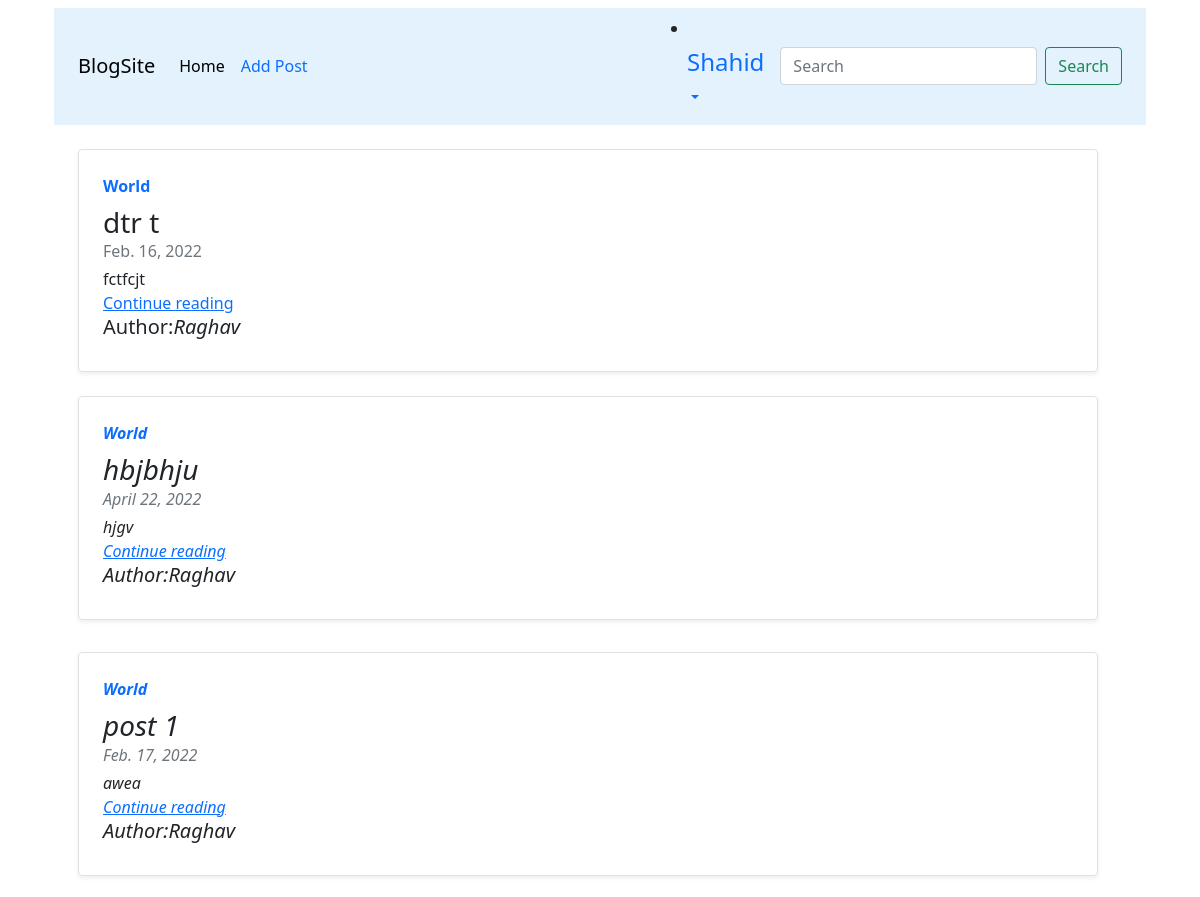
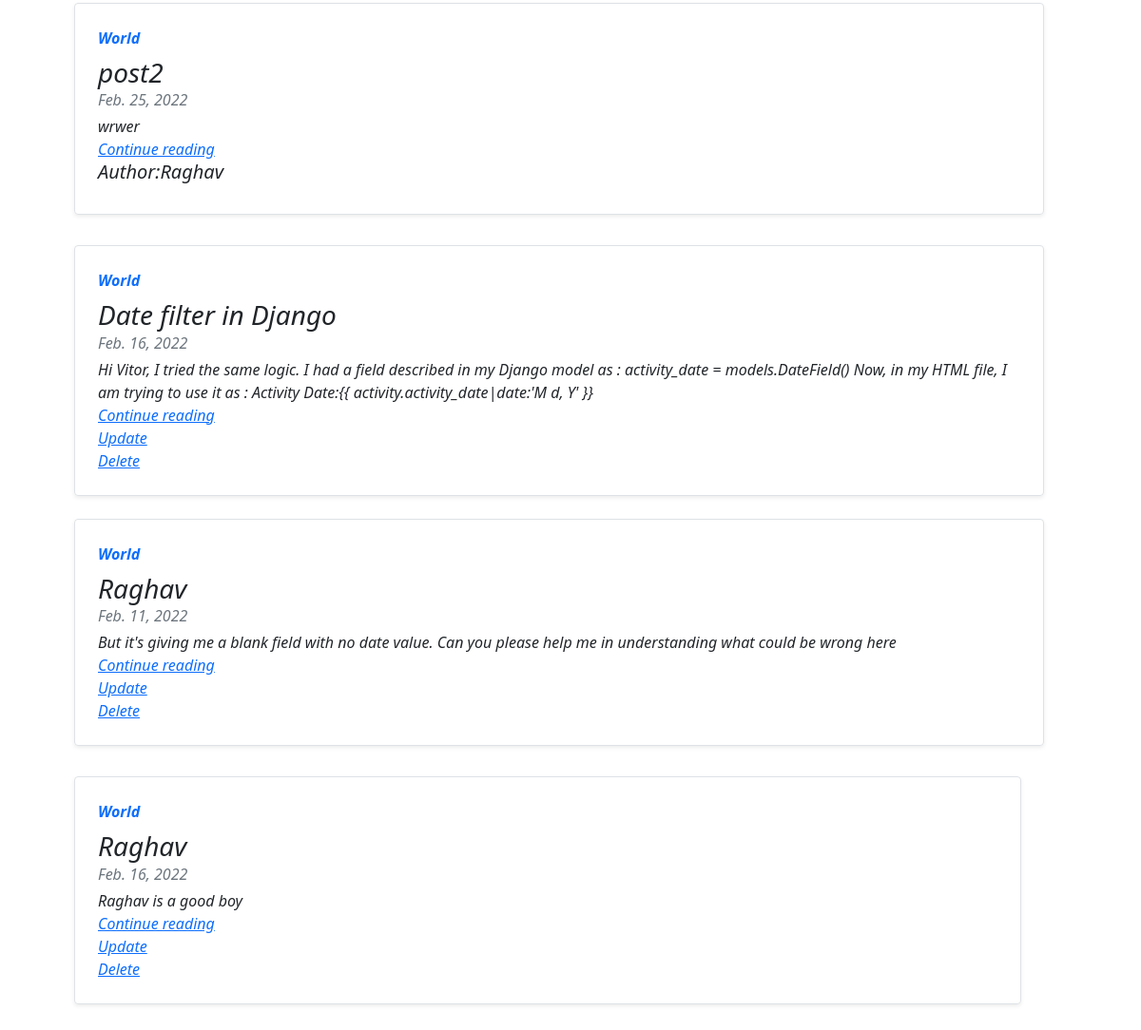
The app's page / (signed in) with its own data (2 pictures, top to bottom).
### home/models.py (models this page shows, shortened)
class User(AbstractBaseUser,PermissionsMixin):
    username=None
    email=models.EmailField(db_index=True,unique=True,max_length=254)
    first_name=models.CharField(max_length=50)
    last_name=models.CharField(max_length=50)
    mobile=models.CharField(max_length=50)
    address=models.CharField(max_length=50)
    date_joined=models.DateTimeField(default=now)
    is_staff=models.BooleanField(default=False)#must need,otherwise you will not able to login
    is_active=models.BooleanField(default=False)#must need,otherwise you will not able to login
    is_superuser=models.BooleanField(default=False)#This is inherited Permissions
    objects=CustomUserManager()
    USERNAME_FIELD='email'
    REQUIRED_FIELD = []
    class Meta:
        verbose_name='user'
        verbose_name_plural='users'

class Blog(models.Model):
    author=models.ForeignKey(User,null=True,on_delete=models.CASCADE)
    post_id=models.AutoField(primary_key=True)
    slug=models.CharField(max_length=130,blank=True)
    title=models.CharField(max_length=100,null=True)
    description=models.TextField(null=True)
    thumbnail=models.ImageField(default="userprofile.png",upload_to='static',null=True)
    date_created=models.DateField(auto_now=True,null=True)
    viewers = models.TextField(default="", null=True, blank=True)
    numViews = models.IntegerField(default=0)

### home/views.py (the view)
# urls.py: 2. Add a URL to urlpatterns:  path('', views.home, name='home')
def home(request):
    blog=Blog.objects.all()
    context={'blog':blog}
    return render(request,'blog.html',context)

### home/templates/blog.html (shortened to what this page needs)
{% extends 'base.html' %}
{% load static %}
{% block content %}
    <nav class="navbar navbar-expand-lg"
         class="navbar navbar-light"
         style="background-color: #e3f2fd;">
        <div class="container-fluid">
            <a class="navbar-brand" href="{% url 'home' %}">BlogSite</a>
            <div class="collapse navbar-collapse" id="navbarSupportedContent">
                <ul class="navbar-nav me-auto mb-2 mb-lg-0">
                    <li class="nav-item">
                        <a class="nav-link active" aria-current="page" href="{% url 'home' %}">Home</a>
                    </li>
                    {% if request.user.is_authenticated %}
                    <li class="nav-item">
                      <a class="nav-link" href="{% url 'addpost' %}">Add Post</a>
                  </li>
                    {% endif %}
                </ul>
                {% if request.user.is_authenticated %}
                    <li class="nav-item dropdown">
                        <a class="nav-link dropdown-toggle"
                           href="#"
                           id="navbarDropdown"
                           role="button"
                           data-bs-toggle="dropdown"
                           aria-expanded="false">
                            <h4>{{ request.user.first_name }}</h4>
                        </a>
                            {% endif %}
                </li>
                <form class="d-flex" method="GET" action="{% url 'search' %}">
                    <input class="form-control me-2"
                            name="query"
                            id="query"
                           type="search"
                           placeholder="Search"
                           aria-label="Search">
                    <button class="btn btn-outline-success" type="submit">Search</button>
                </form>
            </div>
        </div>
    </nav>
    <div class="container mt-4">
        <div class="row mb-2">
            {% for blog in blog %}
                <div class="row mb-2">
                    <div class="col md-6">
                        <div class="row g-0 border rounded overflow-hidden flex-md-row mb-4 shadow-sm h-md-250 position-relative">
                            <div class="col p-4 d-flex flex-column position-static">
                                <strong class="d-inline-block mb-2 text-primary">World</strong>
                                <h3 class="mb-0">{{ blog.title }}</h3>
                                <div class="mb-1 text-muted">{{ blog.date_created }}</div>
                                <p class="card-text mb-auto">
                                    {{ blog.description }}
                                </p>
                                <a href="{% url 'blog' blog.slug %}" >Continue reading</a>
                                {% if request.user == blog.author %}
                                <a href="{% url 'update_post' blog.post_id %}">Update</a>
                                <a  href="{% url 'delete_post' blog.post_id %}" >Delete</a>
                                {% else %}
                                <h5>Author:<i>{{blog.author.first_name}}<i></h5>
                                {% endif %}
                            </div>
                        </div>
                        {% if forloop.counter|divisibleby:2 %}
                        </div>
                      </div>
                    </div>
                    {% endif %}
            {% endfor %}
        </div>
    </div>
{% endblock content %}

### records on screen
User: user.first_name "Shahid"
Blog: title "dtr t", date_created "Feb. 16, 2022", description "fctfcjt", author.first_name "Raghav"
Blog: title "hbjbhju", date_created "April 22, 2022", description "hjgv", author.first_name "Raghav"
Blog: title "post 1", date_created "Feb. 17, 2022", description "awea", author.first_name "Raghav"
Blog: title "post2", date_created "Feb. 25, 2022", description "wrwer", author.first_name "Raghav"
Blog: title "Date filter in Django", date_created "Feb. 16, 2022", description "Hi Vitor, I tried the same logic. I had a field described in my Django model as : activity_date = models.DateField() Now, in my HTML file, I am trying to use it as : Activity Date:{{ activity.activity_date|date:'M d, Y' }}", shows "Update"
Blog: title "Raghav", date_created "Feb. 11, 2022", description "But it's giving me a blank field with no date value. Can you please help me in understanding what could be wrong here", shows "Update"
Blog: title "Raghav", date_created "Feb. 16, 2022", description "Raghav is a good boy", shows "Update"
